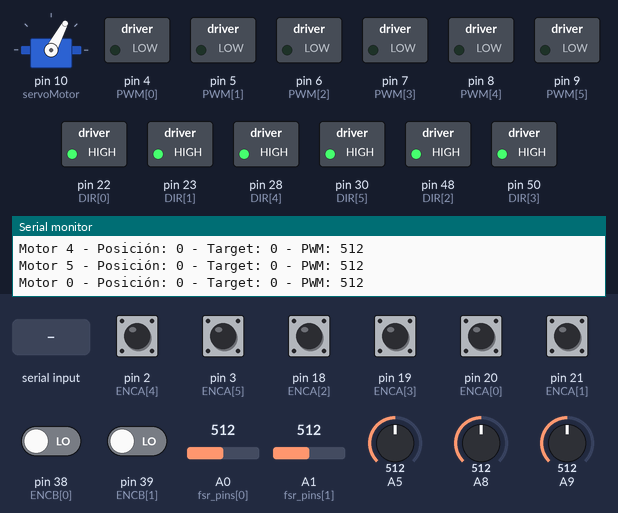
A sketch run on a simulated Arduino Mega 2560, built with avr-gcc and run on an emulated ATmega2560. Parts: servo, switched loads named in the sketch (green lamp = pin HIGH), the last lines printed to the serial monitor. Inputs (shaded band) come from the test bench; at power-on: pin 2 (ENCA[4]), pin 3 (ENCA[5]), pin 18 (ENCA[2]), pin 19 (ENCA[3]), pin 20 (ENCA[0]), pin 21 (ENCA[1]) HIGH, pin 38 (ENCB[0]), pin 39 (ENCB[1]) LOW, A0 (fsr_pins[0]) = 512, A1 (fsr_pins[1]) = 512, A5 = 512, A8 = 512, A9 = 512.

Above: at 1.2 s.
1.3 s: "1" received over Serial
At 3.9 s:
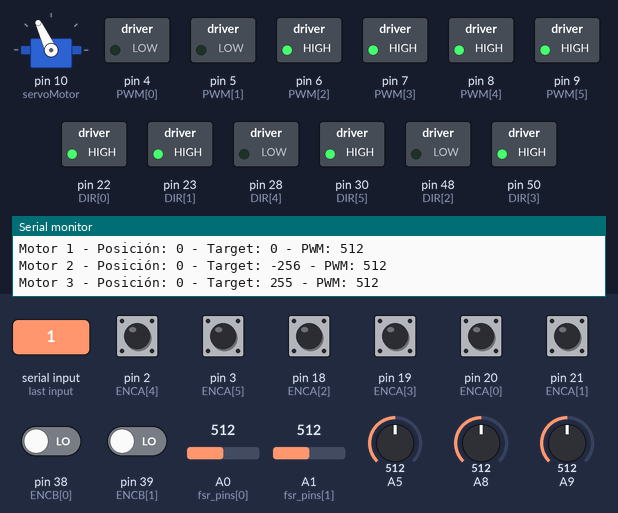
4.3 s: pin 21 (ENCA[1]) pulled LOW for 0.15 s
At 5.1 s:
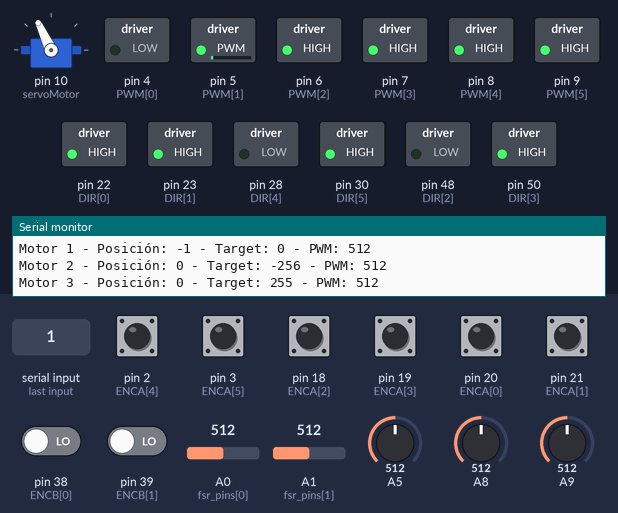
6.0 s: pin 20 (ENCA[0]) pulled LOW for 0.15 s
At 6.9 s:
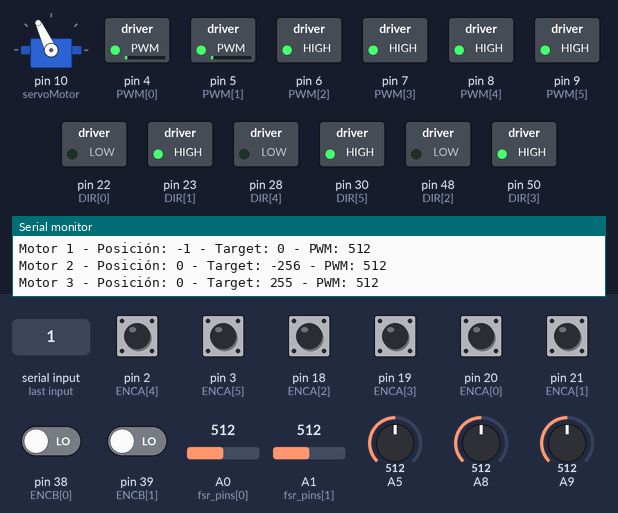
7.8 s: "3" received over Serial
At 10.7 s:
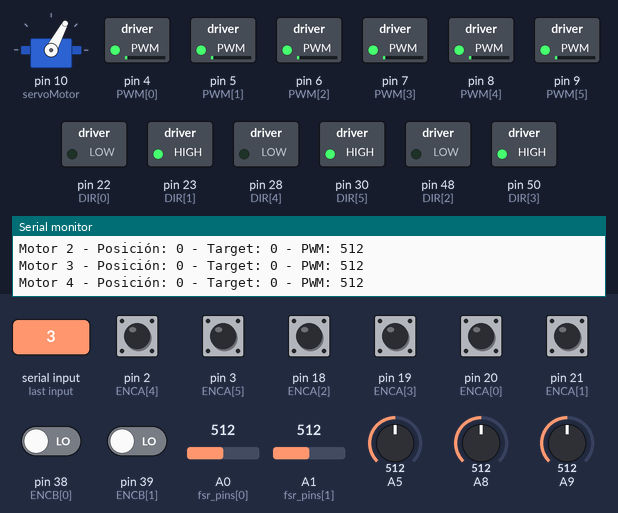
10.8 s: "2" received over Serial
At 13.05 s:
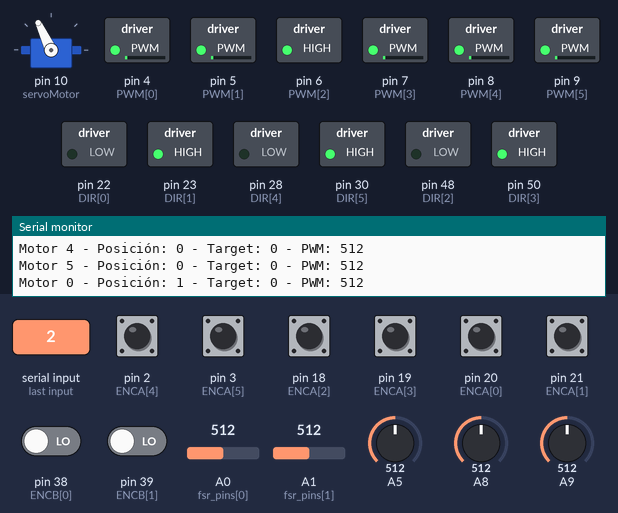
13.8 s: "4" received over Serial
At 17.1 s:
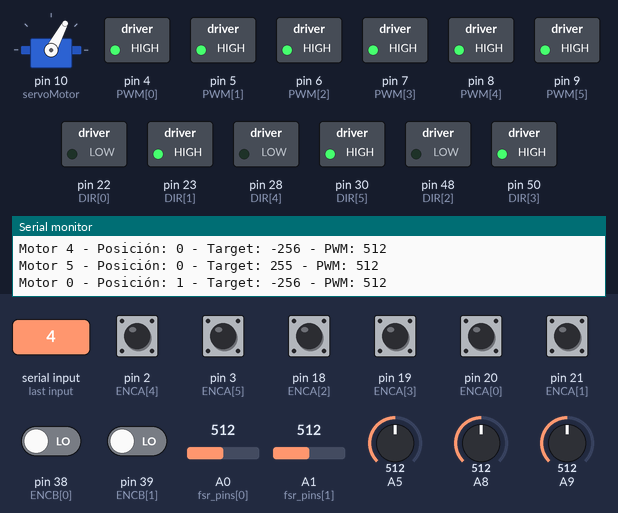
Timing chart, 0 to 17.8 s (numbered marks = the images above; inputs shaded):
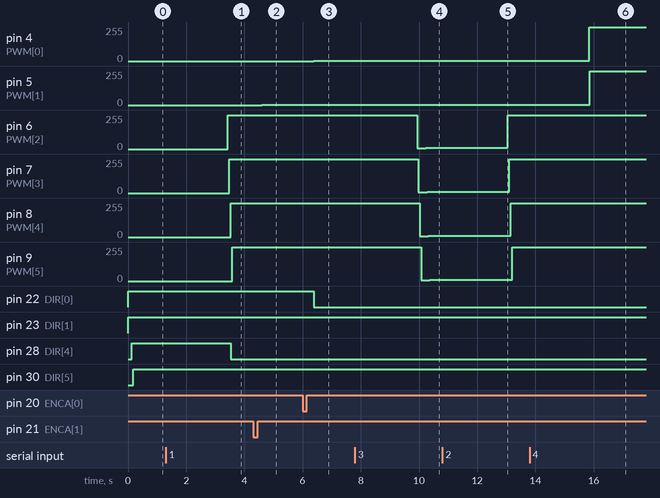

The sketch:

Main_Code2.ino
```cpp
#include <Servo.h>
Servo servoMotor;

// Definición de sensores de presión
const int numSensores = 4;
const int fsr_pins[numSensores] = {A0, A1, A2, A3};
const int fsr_limits[numSensores] = {5, 5, 5, 5};
int fsrReadings[4];                 // Array para almacenar las lecturas de los 4 sensores

// Definición de pines digitales a usar para los motores DC
const int numMotores = 6;
int ENCA[numMotores] = {20, 21, 18, 19, 2, 3};
int ENCB[numMotores] = {38, 39, 49, 51, 29, 31};
int DIR[numMotores] = {22, 23, 48, 50, 28, 30};
int PWM[numMotores] = {4, 5, 6, 7, 8, 9};
volatile int posi[numMotores] = {0, 0, 0, 0,0,0}; // Posición del motor según el encoder

// Variables a usar en el control PID
long prevT[numMotores] = {0,0,0,0,0,0};
float eprev[numMotores] = {0,0,0,0,0,0};
float eintegral[numMotores] = {0,0,0,0,0,0};

// Rango de ángulos y valores de encoder
int rangoGrados = 90; // Rango en grados (-90 a 90)
int rangoEncoder = 2300; // Rango en valores del encoder (-2300 a 2300)

// Constantes PID (ajústalas según sea necesario)
float kp = 1.5;
float kd = 0.024;
float ki = 0.005;

// Vector de posiciones angulares objetivos de los motores DC
int targets[numMotores] = {0, 0,0,0,0,0};
int target_servo =45;
void setup() {
  Serial.begin(9600);

  servoMotor.attach(10); //Servomotor al pin 10 PWM
  // Configuración de los pines de los motores como salida
  for (int i = 0; i < numMotores; i++) {
    pinMode(DIR[i], OUTPUT);
    pinMode(PWM[i], OUTPUT);
  }
  for (int i = 0; i < numMotores; i++) {
    pinMode(ENCA[i], INPUT_PULLUP);
    pinMode(ENCB[i], INPUT);
  }

  // Configuración de las interrupciones para el conteo de pulsos
  attachInterrupt(digitalPinToInterrupt(ENCA[0]), doEncodeA0, RISING);
  attachInterrupt(digitalPinToInterrupt(ENCA[1]), doEncodeA1, RISING);
  attachInterrupt(digitalPinToInterrupt(ENCA[2]), doEncodeA2, RISING);
  attachInterrupt(digitalPinToInterrupt(ENCA[3]), doEncodeA3, RISING);
  attachInterrupt(digitalPinToInterrupt(ENCA[4]), doEncodeA4, RISING);
  attachInterrupt(digitalPinToInterrupt(ENCA[5]), doEncodeA5, RISING);
}

void loop() {
  if (Serial.available()) {
    char option = Serial.read();
    if (option == '1') {
      moveGripperPencil('o');
      delay(2000);
    }

    if (option == 'f') {
    for (int i = 0; i < 4; i++) {
      fsrReadings[i] = analogRead(fsr_pins[i]);  // Leer el valor analógico de cada sensor
      Serial.println(fsrReadings[i]);
      }
    }

    if (option == '2') {
      moveGripperPencil('c');
      delay(2000);
      }
    if (option == '3') {
      moveGripperCan('o');
      delay(2000);
    }

    if (option == '4') {
      moveGripperCan('c');
      delay(2000);
    }
  }

  servoMotor.write(map(target_servo, 0, 90, 10, 115));

  // Aplicar control PID a los motores
  for (int i = 0; i < numMotores; i++) {
    long currT = micros();
    float deltaT = ((float)(currT - prevT[i])) / (1.0e6);

    prevT[i] = currT;
    int pos = 0;
    noInterrupts();
    pos = posi[i];
    interrupts();

    int e = targets[i] - pos;
    float dedt = (e - eprev[i]) / deltaT;
    eintegral[i] += e * deltaT;
    float u = kp * e + kd * dedt + ki * eintegral[i];

    float pwr = fabs(u);
    if (pwr > 255){
      pwr = 255;
    }

    int dir = 1;
    if (u < 0){
      dir = -1;
    }
    setMotor(i, dir, pwr);
    eprev[i] = e;
    Serial.print("Motor ");
    Serial.print(i);
    Serial.print(" - Posición: ");
    Serial.print(posi[i]);
    Serial.print(" - Target: ");
    Serial.print(targets[i]);
    Serial.print(" - PWM: ");
    Serial.println(analogRead(pwr));
  }
}

// Mostrar menú principal
void showMainMenu() {
  Serial.println("Seleccione el tipo de movimiento:");
  Serial.println("1. Pencil");
  Serial.println("2. Can");
  Serial.println("3. Flat");
  Serial.println("4. Cylindrical");
  Serial.println("5. Pincer");
}

// Funciones de movimiento para cada tipo
void moveGripperPencil(char state) {
  // Definir posiciones y acciones para Pencil
  if (state == 'o') {
    int valores[] = {0,0,-10,10,-10,10};
    for (int i = 0; i < numMotores; i++) {
      targets[i] = map(valores[i],-rangoGrados, rangoGrados, -rangoEncoder, rangoEncoder);
    }
    target_servo = 90;
  } else {
    int valores[] = {0,0,-25,20,-25,20};
    for (int i = 0; i < numMotores; i++) {
      targets[i] = map(valores[i],-rangoGrados, rangoGrados, -rangoEncoder, rangoEncoder);
    }
    target_servo = 90;
  }
}

void moveGripperCan(char state) {
  // Definir posiciones y acciones para Can
  if (state == 'o') {
    int valores[] = {0,0,0,0,0,0};
    for (int i = 0; i < numMotores; i++) {
      targets[i] = map(valores[i],-rangoGrados, rangoGrados, -rangoEncoder, rangoEncoder);
    }
    target_servo = 45;
  } else {
    int valores[] = {-10,10,-10,10,-10,10};
    for (int i = 0; i < numMotores; i++) {
      targets[i] = map(valores[i],-rangoGrados, rangoGrados, -rangoEncoder, rangoEncoder);
    }
    target_servo = 45;
  }
}

void moveGripperFlat(char state) {
  // Definir posiciones y acciones para Flat
  if (state == 'o') {
    int valores[] = {20,-10,20,-10,20,-10};
    for (int i = 0; i < numMotores; i++) {
      targets[i] = map(valores[i],-rangoGrados, rangoGrados, -rangoEncoder, rangoEncoder);
    }
    target_servo = 0;
    }else {
    int valores[] = {0,0,0,0,0,0};
    for (int i = 0; i < numMotores; i++) {
      targets[i] = map(valores[i],-rangoGrados, rangoGrados, -rangoEncoder, rangoEncoder);
    }
    target_servo = 0;
  }
}

void moveGripperCylindrical(char state) {
  // Definir posiciones y acciones para Cylindrical
  if (state == 'o'){
    int valores[] = {20,-10,20,-10,20,-10};
    for (int i = 0; i < numMotores; i++) {
      targets[i] = map(valores[i],-rangoGrados, rangoGrados, -rangoEncoder, rangoEncoder);
    }
    target_servo = 45;
  } else {
    int valores[] = {0,0,0,0,0,0};
    for (int i = 0; i < numMotores; i++) {
      targets[i] = map(valores[i],-rangoGrados, rangoGrados, -rangoEncoder, rangoEncoder);
    }
    target_servo = 45;
  }
}

void moveGripperPincer(char state) {
  // Definir posiciones y acciones para Pincer
  if (state == 'o'){
    int valores[] = {0,0,20,-10,20,-10};
    for (int i = 0; i < numMotores; i++) {
      targets[i] = map(valores[i],-rangoGrados, rangoGrados, -rangoEncoder, rangoEncoder);
    }
    target_servo = 90;
  } else {
    int valores[] = {0,0,-25,20,-25,20};
    for (int i = 0; i < numMotores; i++) {
      targets[i] = map(valores[i],-rangoGrados, rangoGrados, -rangoEncoder, rangoEncoder);
    }
    target_servo = 90;
  }
}

void setMotor(int motorIndex, int dir, int pwmVal) {
  analogWrite(PWM[motorIndex], pwmVal);
  if (dir == 1) {
    digitalWrite(DIR[motorIndex], HIGH);
  } else if (dir == -1) {
    digitalWrite(DIR[motorIndex], LOW);
  } else {
    digitalWrite(DIR[motorIndex], LOW);
  }
}
//Para el motor 1 se cambia el la direccion de manera que funcione de igual manera que el 2
void doEncodeA0() {
  if (digitalRead(ENCB[0]) == 1) {
    posi[0]--;
  } else {
    posi[0]++;
  }
}

void doEncodeA1() {
  if (digitalRead(ENCB[1]) == 1) {
    posi[1]++;
  } else {
    posi[1]--;
  }
}
void doEncodeA2() {
  if (digitalRead(ENCB[2]) == 1) {
    posi[2]--;
  } else {
    posi[2]++;
  }
}

void doEncodeA3() {
  if (digitalRead(ENCB[3]) == 1) {
    posi[3]++;
  } else {
    posi[3]--;
  }
}
void doEncodeA4() {
  if (digitalRead(ENCB[4]) == 1) {
    posi[4]--;
  } else {
    posi[4]++;
  }
}

void doEncodeA5() {
  if (digitalRead(ENCB[5]) == 1) {
    posi[5]++;
  } else {
    posi[5]--;
  }
}
```

Measured:
- after the input at 1.3 s, pin 6 (PWM[2]): 0/255 → 255/255 after 2.1 s; pin 7 (PWM[3]), pin 8 (PWM[4]): 0/255 → 255/255 after 2.2 s; pin 9 (PWM[5]): 0/255 → 255/255 after 2.3 s; pin 28 (DIR[4]): HIGH → LOW after 2.2 s; pin 48 (DIR[2]): HIGH → LOW after 2.1 s
- after the input at 4.3 s, pin 5 (PWM[1]): 0/255 → 1/255 after 0.30 s
- after the input at 6.0 s, pin 4 (PWM[0]): 0/255 → 1/255 after 0.38 s; pin 22 (DIR[0]): HIGH → LOW after 0.38 s
- after the input at 7.8 s, pin 6 (PWM[2]): 255/255 → 5/255 after 2.1 s, → 8/255 0.29 s later; pin 7 (PWM[3]), pin 8 (PWM[4]): 255/255 → 5/255 after 2.2 s, → 8/255 0.29 s later; pin 9 (PWM[5]): 255/255 → 5/255 after 2.3 s, → 8/255 0.29 s later; servo on pin 10 (servoMotor): 115° → 62° after 2.1 s
- after the input at 10.8 s, pin 6 (PWM[2]): 8/255 → 255/255 after 2.2 s; pin 7 (PWM[3]), pin 8 (PWM[4]): 8/255 → 255/255 after 2.3 s; pin 9 (PWM[5]): 8/255 → 255/255 after 2.4 s; servo on pin 10 (servoMotor): 62° → 115° after 2.2 s
- after the input at 13.8 s, pin 4 (PWM[0]), pin 5 (PWM[1]): 1/255 → 255/255 after 2.1 s; servo on pin 10 (servoMotor): 115° → 62° after 2.1 s
